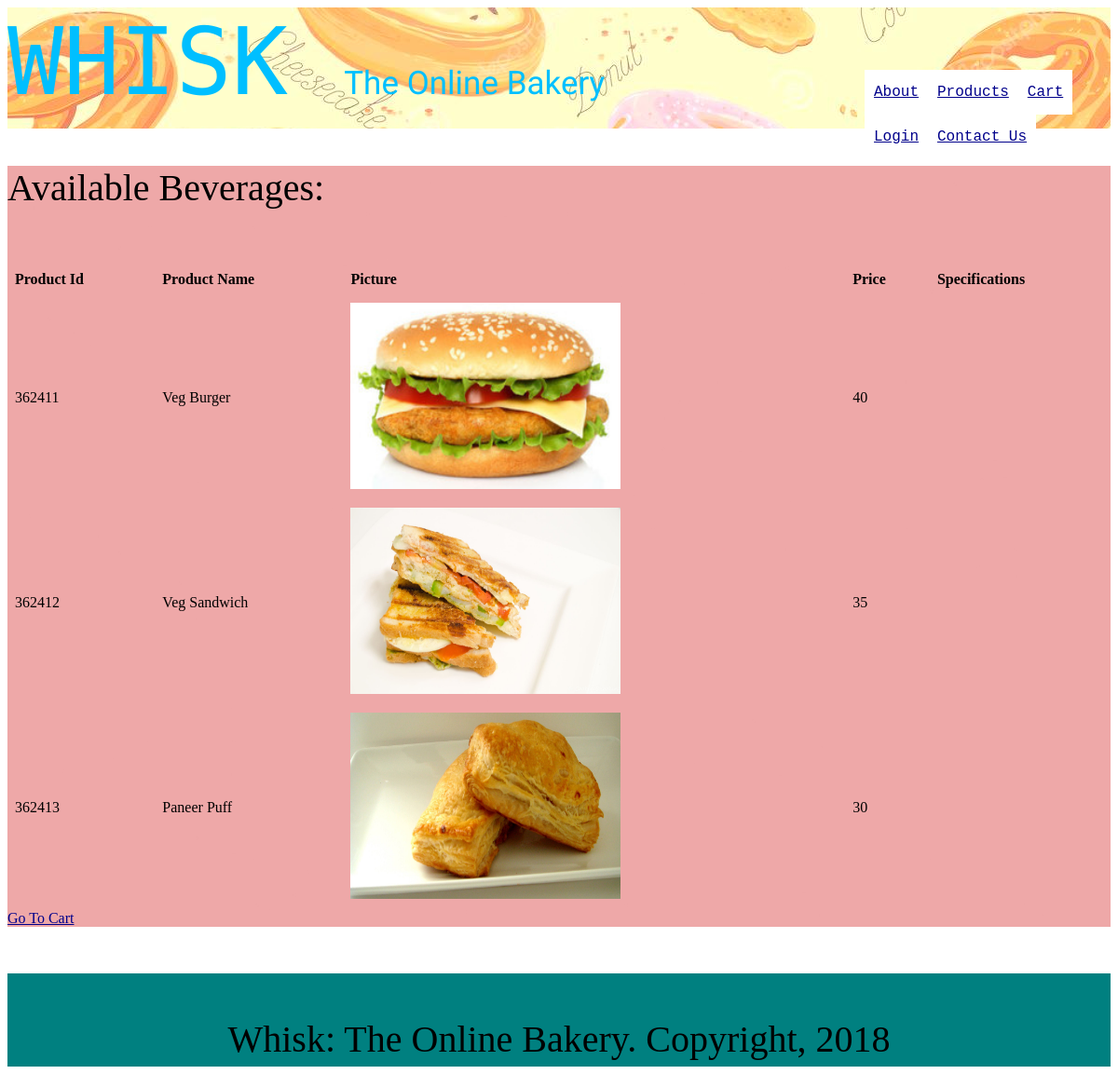
The page /snacks.php on the database its author committed.
### tables this page shows
CREATE TABLE `snacks` (
  `Prod_Id` double NOT NULL,
  `Prod_Name` varchar(40) NOT NULL,
  `Photo` varchar(500) NOT NULL,
  `Price` double NOT NULL,
  `Specification` text NOT NULL
);

### snacks.php (the view, shortened to what this page needs)
<?php
	if(!(isset($_SESSION['role'])))
		include('header.php');
	else
		include('headerprof.php');
?>
<html>
<head>
</head>
<body>
<div class="snacks">
<p>Available Beverages:</p>
<br>
<?php
	$query="SELECT * from snacks";
	$res=mysql_query($query);
	?>
	<table>
		<th>Product Id</th>
		<th>Product Name</th>
		<th>Picture</th>
		<th>Price</th>
		<th>Specifications</th>
	<?php
	while($row= mysql_fetch_assoc($res))
	{
		$id=$row['Prod_Id'];
		$name=$row['Prod_Name'];
		$price=$row['Price'];
		$specs=$row['Specification'];
		?>
		<tr>
		<td><?php echo $id; ?></td>
		<td><?php echo $name; ?></td>
		<td><img src="<?php echo$row['Photo']; ?>" height="200px" width="290px"></td>
		<td><?php echo $price; ?></td>
		<td><?php echo $specs."<br>"; ?></td>
		</tr>
	<?php
	 	}
	 ?>
	 </table>
	 <a href="cart.php">Go To Cart</a>
	 <br>
	 </div>
</body>
</html>
<?php
	include('footer.php');
?>

### header.php (style rules this page uses)
a:link { color: darkblue; }

### snacks.php (style rules this page uses)
.snacks { background-image:url('Image/wallpaper.jpg'); background-size: 1350px; background-blend-mode: overlay; }
p { font-family: "Brush Script MT", cursive; font-size: 40px; }
table { border-collapse: collapse; width: 100%; }
th, td { padding: 8px; text-align: left; }

### rows shown on the page
snacks: Prod_Id "362411", Prod_Name "Veg Burger", Photo (picture), Price "40"
snacks: Prod_Id "362412", Prod_Name "Veg Sandwich", Photo (picture), Price "35"
snacks: Prod_Id "362413", Prod_Name "Paneer Puff", Photo (picture), Price "30"
